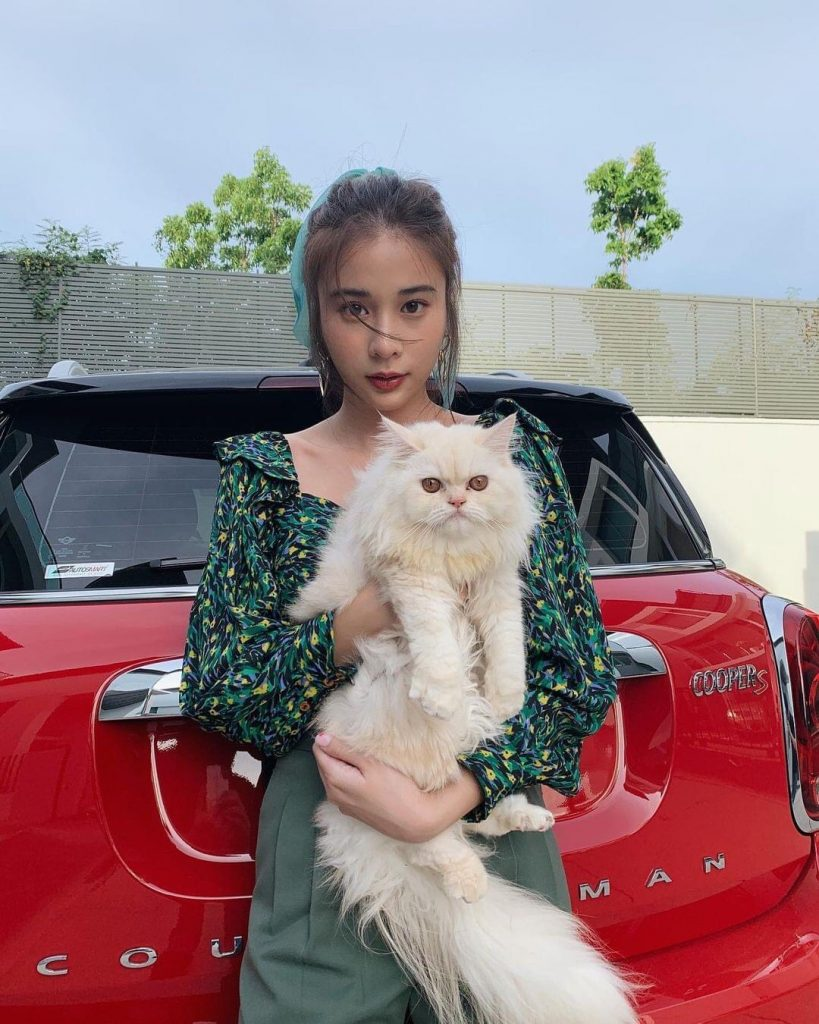
#> input picture Face and Cat Detection/input-1.jpg, 819 x 1024 px
$ python face_and_cat_detection.py
#> lines starting #> are read from the running program, lines starting #| are printed output that depends on the picture; after the words box and inside, x2 and y2 are one past the last pixel; in counts of white or black regions, pixels touching at a corner belong together
import cv2

# โหลดตัวแยกประเภท คนกับแมว Haar Cascade
face_cascade = cv2.CascadeClassifier('haarcascade_frontalface_default.xml')
cat_cascade = cv2.CascadeClassifier('haarcascade_frontalcatface_extended.xml')

# อ่านภาพ
img = cv2.imread('input-1.jpg')
#> img is the input picture: shape (1024, 819, 3); mean B, G, R 131.7, 125.9, 147.8

# แปลงภาพเป็นโทนสีเทาและปรับฮิสโตแกรมให้เท่ากัน
gray = cv2.cvtColor(img, cv2.COLOR_BGR2GRAY)
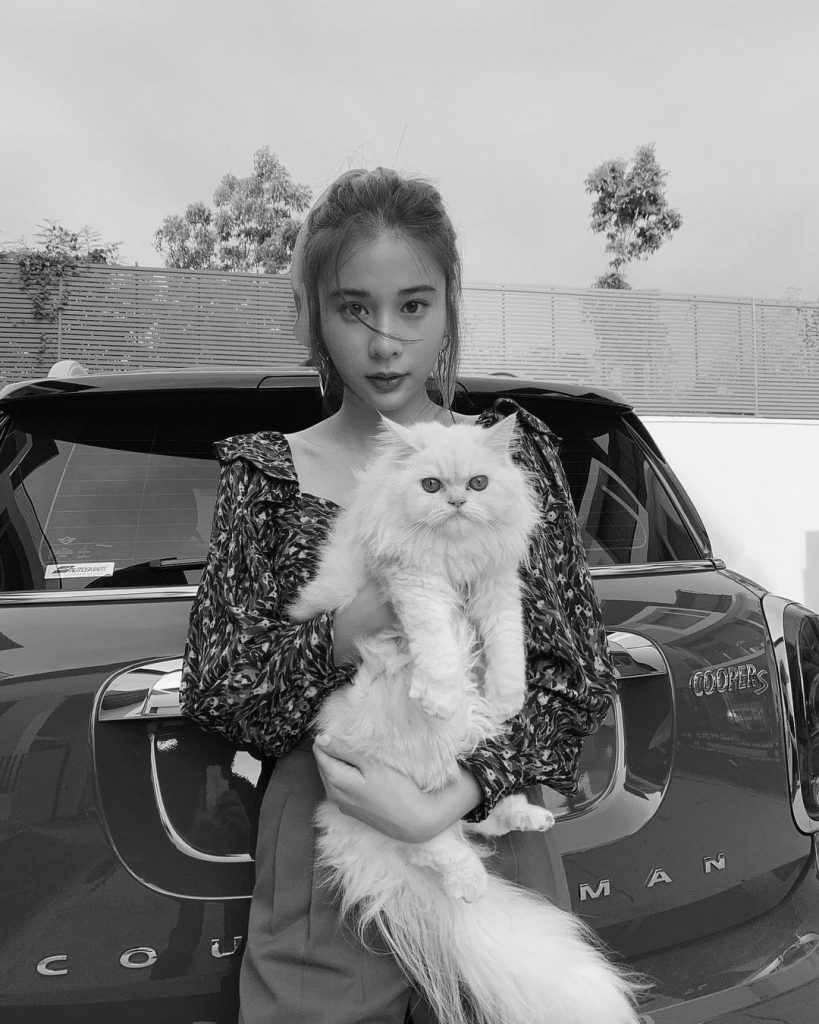
#> gray: shape (1024, 819); min 0, max 255, mean 133.1
gray = cv2.equalizeHist(gray)
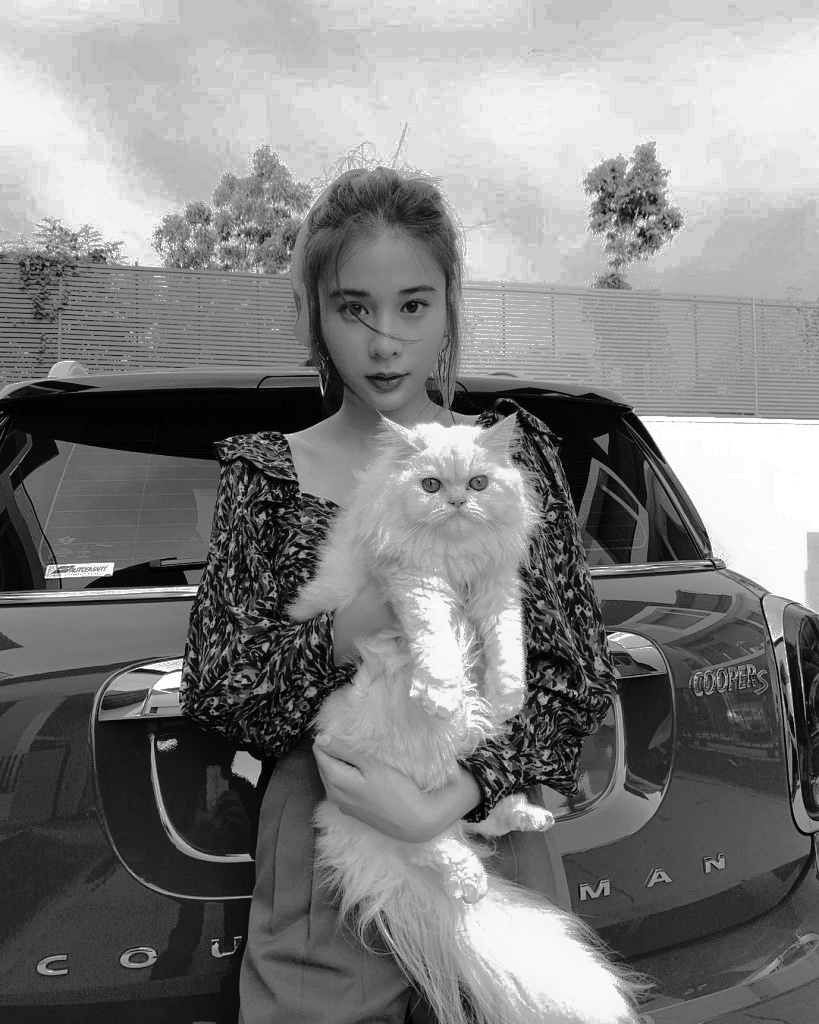
#> gray: shape (1024, 819); min 0, max 255, mean 128.6

# ตรวจจับใบหน้าในภาพโทนสีเทา
faces = face_cascade.detectMultiScale(gray, scaleFactor=1.1, minNeighbors=5, minSize=(30, 30))
#> faces = [[303, 241, 165, 165]]

# ตรวจจับหน้าแมวในภาพโทนสีเทา
cats = cat_cascade.detectMultiScale(gray, scaleFactor=1.1, minNeighbors=5, minSize=(30, 30))
#> cats = [[404, 441, 102, 102]]

# วาดสี่เหลี่ยมรอบใบหน้าคนหรือก็คือกรอบ และแสดงชื่อ คน
for (x, y, w, h) in faces:
    cv2.rectangle(img, (x, y), (x + w, y + h), (255, 0, 0), 2)
    cv2.putText(img, 'People', (x, y - 5), cv2.FONT_HERSHEY_SIMPLEX, 0.5, (255, 0, 0), 2)
#> this loop made 1 pass
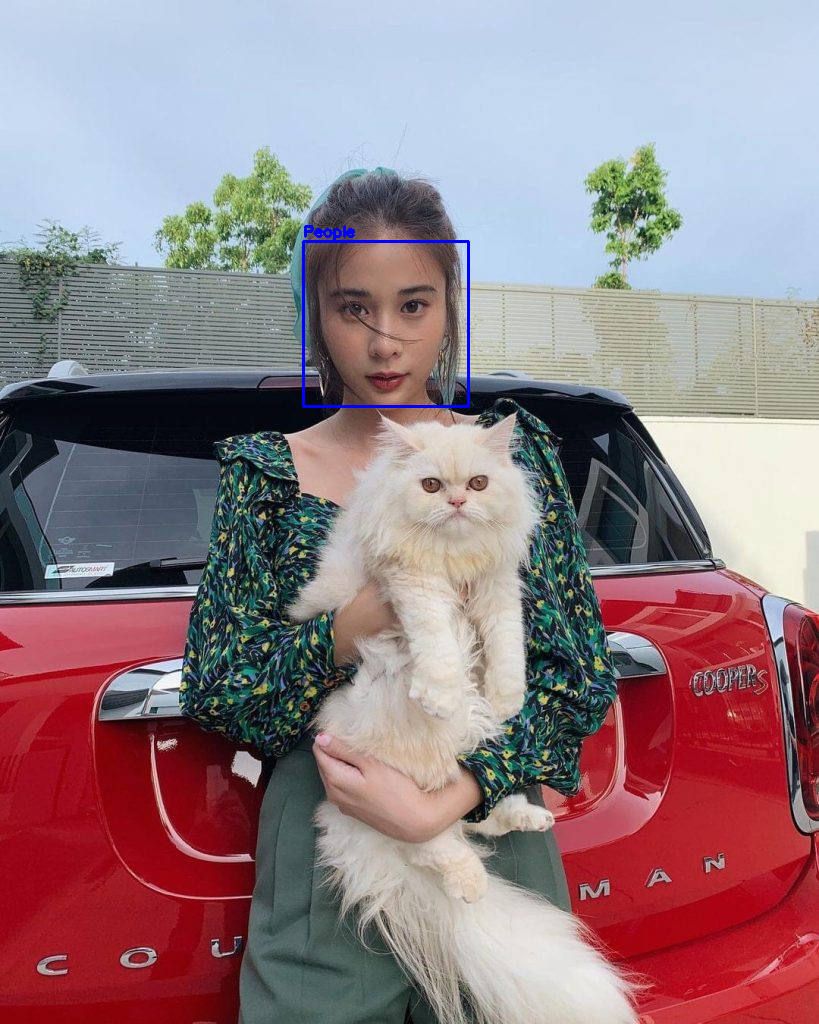
#> img: shape (1024, 819, 3); 0.28% of pixels changed, all inside (x1, y1, x2, y2) = (302, 225, 470, 408)

# วาดสี่เหลี่ยมรอบหน้าแมวหรือก็คือกรอบ และแสดงชื่อ แมว
for (x, y, w, h) in cats:
    cv2.rectangle(img, (x, y), (x + w, y + h), (0, 255, 0), 2)
    cv2.putText(img, 'Cats', (x, y - 5), cv2.FONT_HERSHEY_SIMPLEX, 0.5, (0, 255, 0), 2)
#> this loop made 1 pass
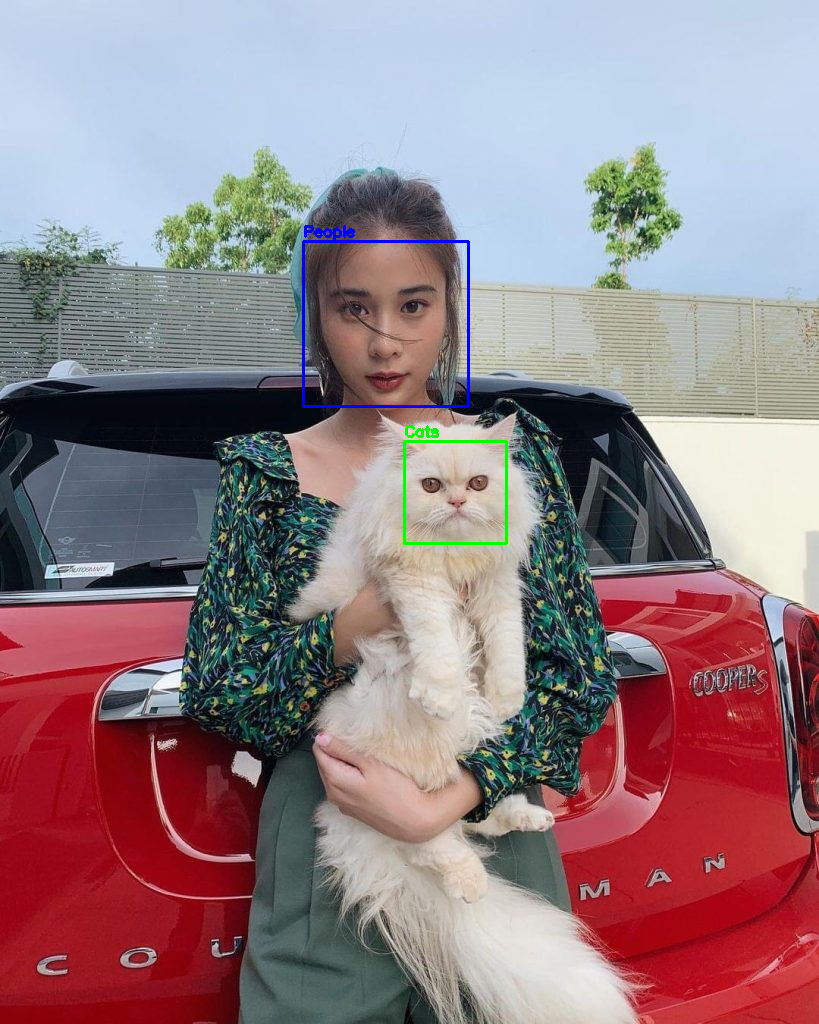
#> img: shape (1024, 819, 3); 0.18% of pixels changed, all inside (x1, y1, x2, y2) = (403, 425, 508, 545)

# แสดงผล
cv2.imshow('Faces and Cats', img)
cv2.waitKey(0)
cv2.destroyAllWindows()

$ run again, with Face and Cat Detection/input-2.jpg copied over Face and Cat Detection/input-1.jpg
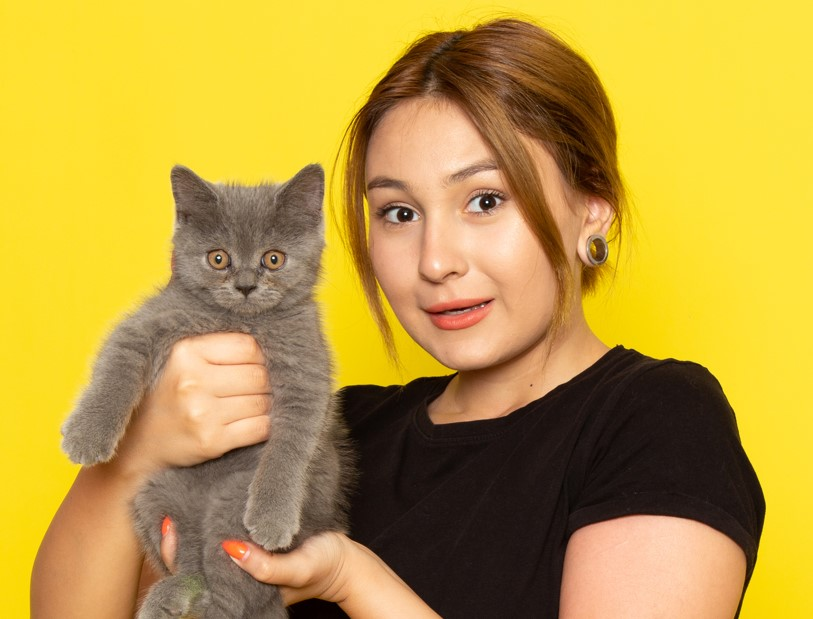
#> input picture Face and Cat Detection/input-2.jpg, 813 x 619 px
#> img is the input picture: shape (619, 813, 3); mean B, G, R 63.1, 155.2, 187.6
#> faces = [[329, 123, 223, 223]]
#> cats = [[189, 212, 114, 114]]
#> the loop `for (x, y, w, h) in faces:` made 1 pass
#> after the loop `for (x, y, w, h) in faces:`:
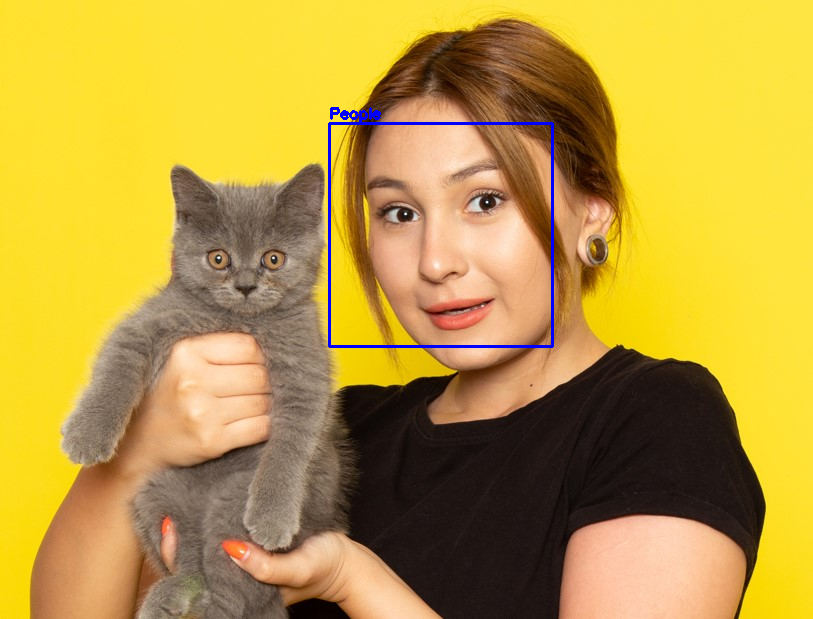
#> img: shape (619, 813, 3); 0.61% of pixels changed, all inside (x1, y1, x2, y2) = (328, 107, 554, 348)
#> the loop `for (x, y, w, h) in cats:` made 1 pass
#> after the loop `for (x, y, w, h) in cats:`:
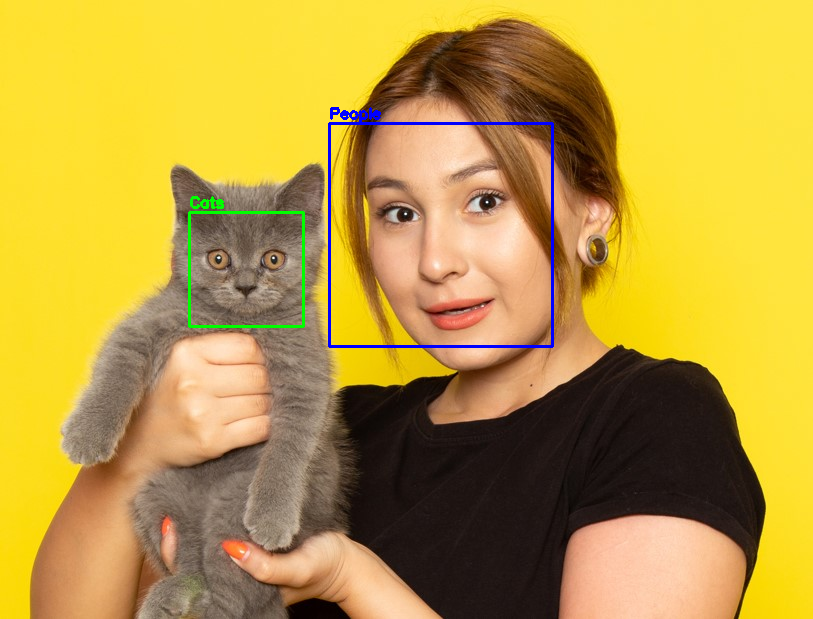
#> img: shape (619, 813, 3); 0.32% of pixels changed, all inside (x1, y1, x2, y2) = (188, 196, 305, 328)

$ run again, with Face and Cat Detection/input-3.jpg copied over Face and Cat Detection/input-1.jpg
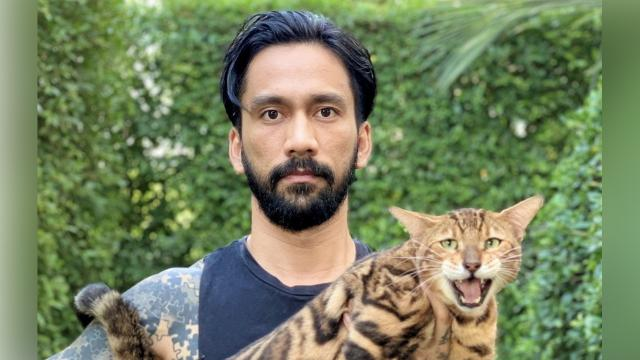
#> input picture Face and Cat Detection/input-3.jpg, 640 x 360 px
#> img is the input picture: shape (360, 640, 3); mean B, G, R 95.5, 129.8, 117.1
#> faces = [[224, 52, 152, 152]]
#> cats = [[428, 207, 88, 88]]
#> the loop `for (x, y, w, h) in faces:` made 1 pass
#> after the loop `for (x, y, w, h) in faces:`:
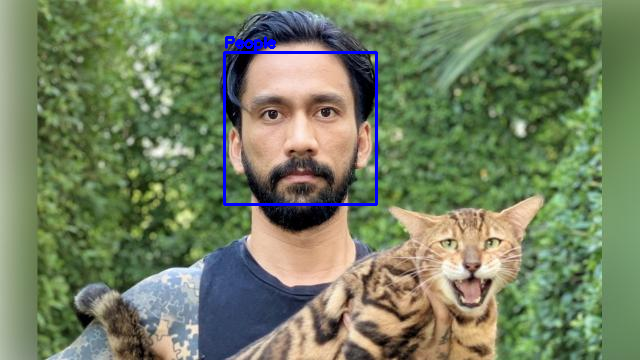
#> img: shape (360, 640, 3); 0.95% of pixels changed, all inside (x1, y1, x2, y2) = (223, 36, 378, 206)
#> the loop `for (x, y, w, h) in cats:` made 1 pass
#> after the loop `for (x, y, w, h) in cats:`:
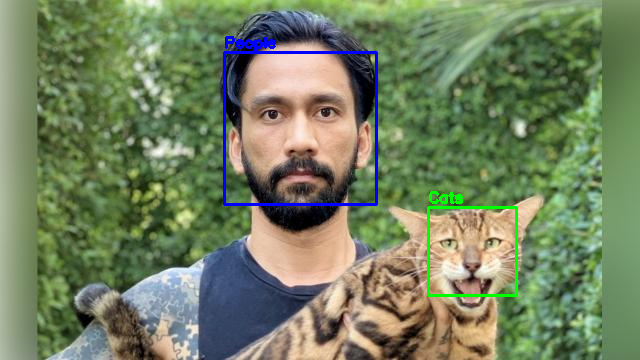
#> img: shape (360, 640, 3); 0.57% of pixels changed, all inside (x1, y1, x2, y2) = (427, 191, 518, 297)
